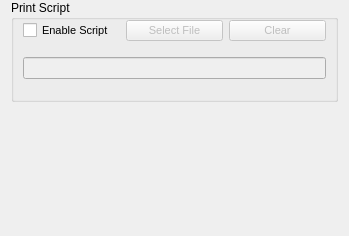
     <widget class="QWidget" name="DynamicPrintMode">
      <property name="geometry">
       <rect>
        <x>0</x>
        <y>0</y>
        <width>349</width>
        <height>236</height>
       </rect>
      </property>
      <attribute name="label">
       <string>                     Dynamic Print Mode</string>
      </attribute>
      <layout class="QGridLayout" name="gridLayout_11" rowstretch="5,6">
       <property name="topMargin">
        <number>0</number>
       </property>
       <item row="0" column="0">
        <widget class="QGroupBox" name="PrintScriptBox">
         <property name="title">
          <string>Print Script</string>
         </property>
         <layout class="QGridLayout" name="gridLayout_15" rowstretch="2,0,5">
          <property name="topMargin">
           <number>0</number>
          </property>
          <item row="0" column="1">
           <widget class="QPushButton" name="SelectPrintScript">
            <property name="enabled">
             <bool>false</bool>
            </property>
            <property name="sizePolicy">
             <sizepolicy hsizetype="Preferred" vsizetype="Preferred">
              <horstretch>0</horstretch>
              <verstretch>0</verstretch>
             </sizepolicy>
            </property>
            <property name="font">
             <font>
              <family>MS Shell Dlg 2</family>
              <pointsize>8</pointsize>
              <weight>50</weight>
              <italic>false</italic>
              <bold>false</bold>
             </font>
            </property>
            <property name="text">
             <string>Select File</string>
            </property>
           </widget>
          </item>
          <item row="0" column="0">
           <widget class="QCheckBox" name="UsePrintScript">
            <property name="sizePolicy">
             <sizepolicy hsizetype="Preferred" vsizetype="Preferred">
              <horstretch>0</horstretch>
              <verstretch>0</verstretch>
             </sizepolicy>
            </property>
            <property name="font">
             <font>
              <family>MS Shell Dlg 2</family>
              <pointsize>8</pointsize>
              <weight>50</weight>
              <italic>false</italic>
              <bold>false</bold>
             </font>
            </property>
            <property name="styleSheet">
             <string notr="true">font: 8pt &quot;MS Shell Dlg 2&quot;;</string>
            </property>
            <property name="text">
             <string>Enable Script</string>
            </property>
           </widget>
          </item>
          <item row="0" column="2">
           <widget class="QPushButton" name="ClearPrintScript">
            <property name="enabled">
             <bool>false</bool>
            </property>
            <property name="sizePolicy">
             <sizepolicy hsizetype="Preferred" vsizetype="Preferred">
              <horstretch>0</horstretch>
              <verstretch>0</verstretch>
             </sizepolicy>
            </property>
            <property name="font">
             <font>
              <family>MS Shell Dlg 2</family>
              <pointsize>8</pointsize>
              <weight>50</weight>
              <italic>false</italic>
              <bold>false</bold>
             </font>
            </property>
            <property name="text">
             <string>Clear</string>
            </property>
           </widget>
          </item>
          <item row="1" column="0" rowspan="2" colspan="3">
           <widget class="QLineEdit" name="PrintScriptFile">
            <property name="enabled">
             <bool>false</bool>
            </property>
            <property name="font">
             <font>
              <pointsize>9</pointsize>
             </font>
            </property>
            <property name="text">
             <string/>
            </property>
            <property name="readOnly">
             <bool>true</bool>
            </property>
           </widget>
          </item>
         </layout>
        </widget>
       </item>
       <item row="1" column="0">
        <spacer name="verticalSpacer">
         <property name="orientation">
          <enum>Qt::Vertical</enum>
         </property>
         <property name="sizeHint" stdset="0">
          <size>
           <width>20</width>
           <height>40</height>
          </size>
         </property>
        </spacer>
       </item>
      </layout>
     </widget>
